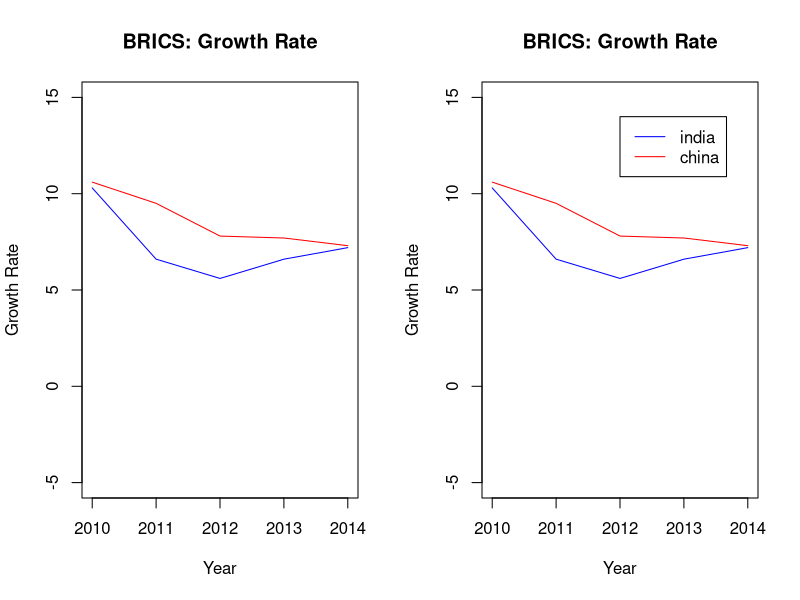
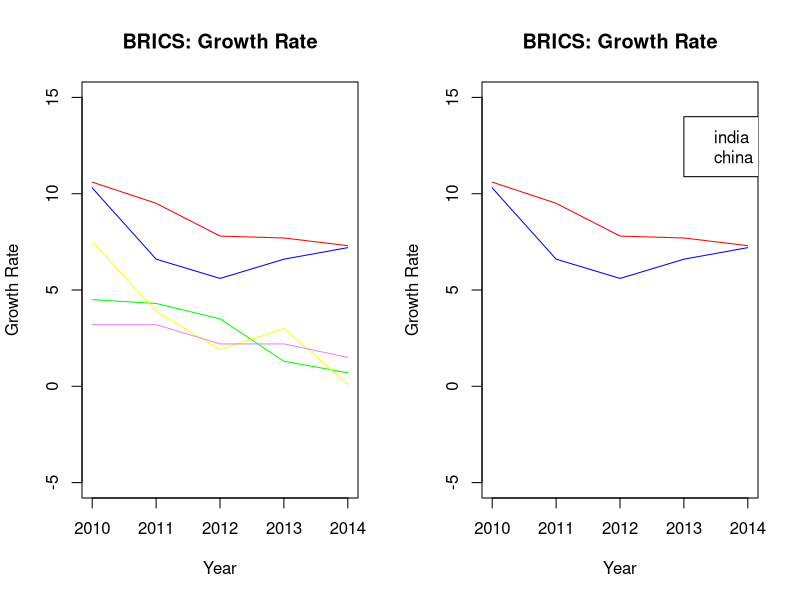
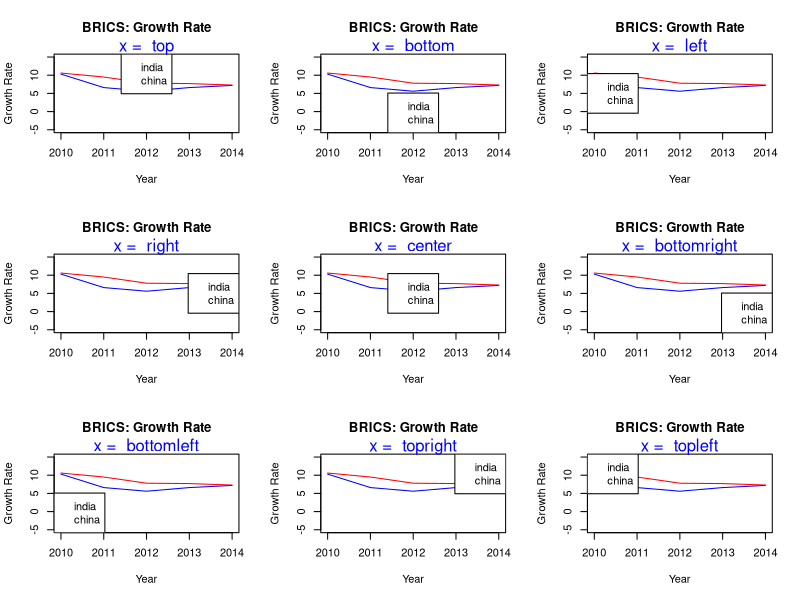
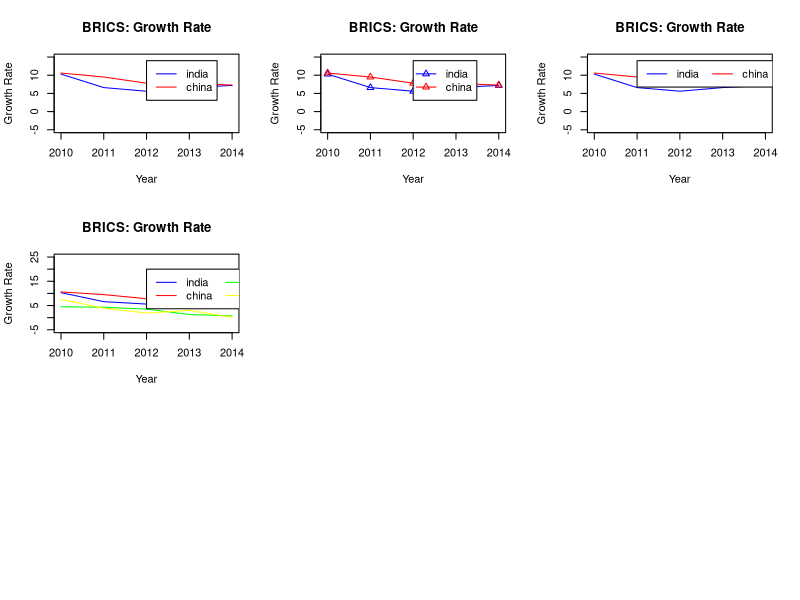
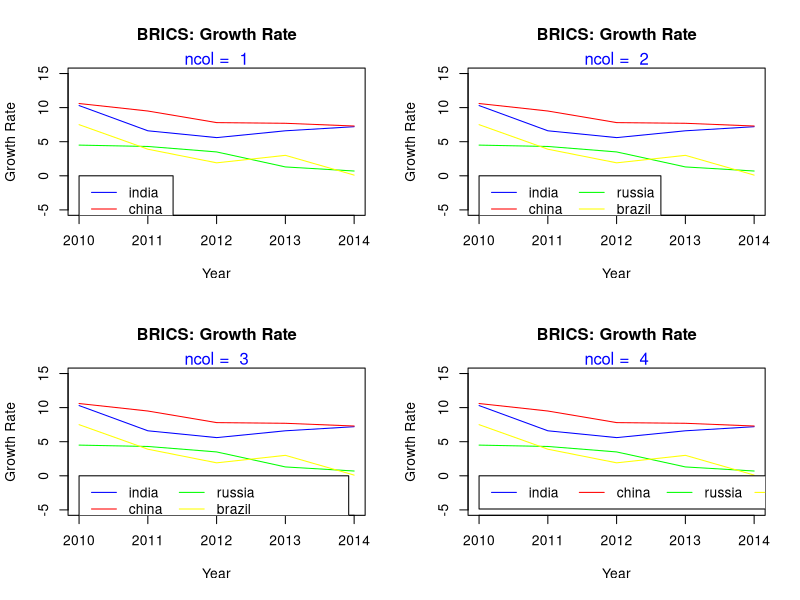
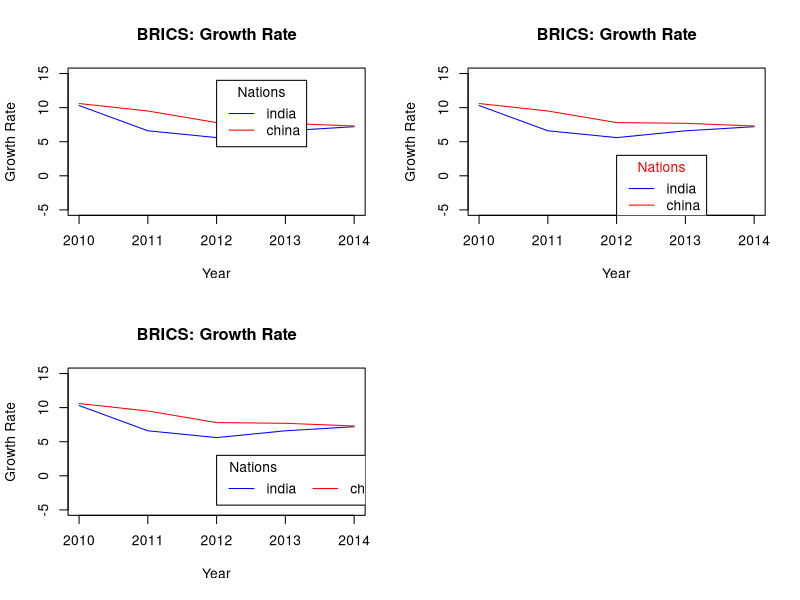
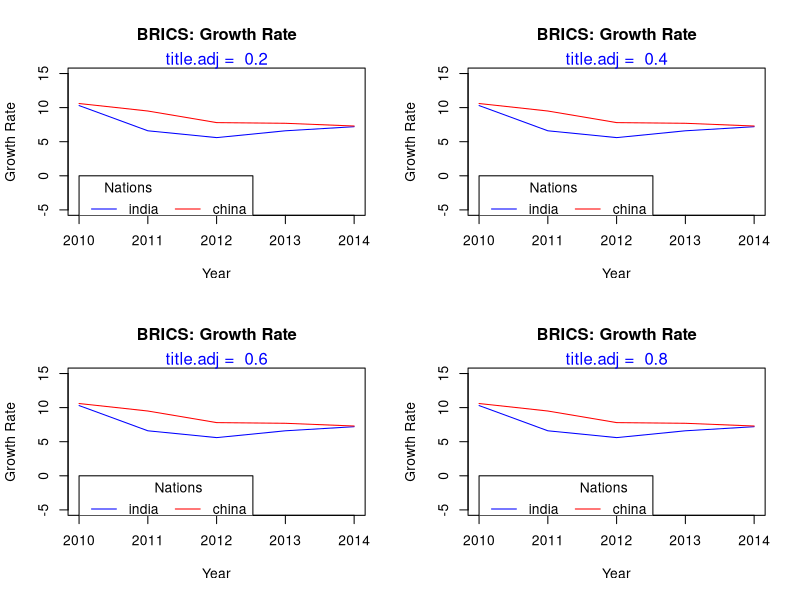
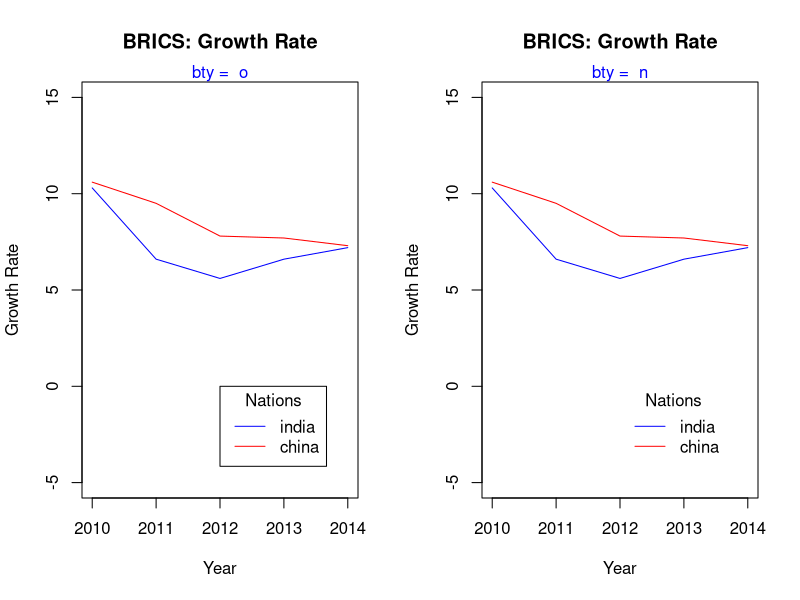

The R source for these figures, in order:
## ---- chunk 1
init <- par(no.readonly = TRUE)
par(mfrow = c(1, 2))
year <- seq(2010, 2014, 1)
india <- c(10.3, 6.6, 5.6, 6.6, 7.2)
china <- c(10.6, 9.5, 7.8, 7.7, 7.3)
russia <- c(4.5, 4.3, 3.5, 1.3, 0.7)
brazil <- c(7.5, 3.9, 1.9, 3.0, 0.1)
s_africa <- c(3.2, 3.2, 2.2, 2.2, 1.5)
gdp <- data.frame(year, india, china, russia, brazil, s_africa, stringsAsFactors = FALSE)
{plot(gdp$year, gdp$india, type = 'l', ylim = c(-5, 15), xlab = 'Year',
      ylab = 'Growth Rate', col = 'blue', main = 'BRICS: Growth Rate')
lines(gdp$year, gdp$china, col = 'red')}
{plot(gdp$year, gdp$india, type = 'l', ylim = c(-5, 15), xlab = 'Year',
      ylab = 'Growth Rate', col = 'blue', main = 'BRICS: Growth Rate')
lines(gdp$year, gdp$china, col = 'red')
legend(x = 2012, y = 14, legend = c('india', 'china'), lty = 1, col = c('blue', 'red'))}
## ---- chunk 2
year <- seq(2010, 2014, 1)
india <- c(10.3, 6.6, 5.6, 6.6, 7.2)
china <- c(10.6, 9.5, 7.8, 7.7, 7.3)
russia <- c(4.5, 4.3, 3.5, 1.3, 0.7)
brazil <- c(7.5, 3.9, 1.9, 3.0, 0.1)
s_africa <- c(3.2, 3.2, 2.2, 2.2, 1.5)
gdp <- data.frame(year, india, china, russia, brazil, s_africa, stringsAsFactors = FALSE)
gdp
## ---- chunk 3
{plot(gdp$year, gdp$india, type = 'l', ylim = c(-5, 15), xlab = 'Year',
      ylab = 'Growth Rate', col = 'blue', main = 'BRICS: Growth Rate')
lines(gdp$year, gdp$china, col = 'red')
lines(gdp$year, gdp$russia, col = 'green')
lines(gdp$year, gdp$brazil, col = 'yellow')
lines(gdp$year, gdp$s_africa, col = 'violet')}
## ---- chunk 4
{plot(gdp$year, gdp$india, type = 'l', ylim = c(-5, 15), xlab = 'Year',
      ylab = 'Growth Rate', col = 'blue', main = 'BRICS: Growth Rate')
lines(gdp$year, gdp$china, col = 'red')
legend(x = 2013, y = 14, legend = c('india', 'china'))}
## ---- chunk 5
init <- par(no.readonly = TRUE)
par(mfrow = c(3, 3))
values <- c('top', 'bottom', 'left', 'right', 'center',
            'bottomright', 'bottomleft', 'topright', 'topleft')
for (i in values) {
  plot(gdp$year, gdp$india, type = 'l',
      ylim = c(-5, 15), xlab = 'Year',
      ylab = 'Growth Rate', col = 'blue',
      main = 'BRICS: Growth Rate')
  lines(gdp$year, gdp$china, col = 'red')
  legend(x = i, legend = c('india', 'china'))
  mtext(paste("x = ", i), side = 3, col = "blue")
}
## ---- chunk 6
{plot(gdp$year, gdp$india, type = 'l', ylim = c(-5, 15), xlab = 'Year',
      ylab = 'Growth Rate', col = 'blue', main = 'BRICS: Growth Rate')
lines(gdp$year, gdp$china, col = 'red')
legend(x = 2012, y = 14, legend = c('india', 'china'), lty = 1, col = c('blue', 'red'))}
## ---- chunk 7
{plot(gdp$year, gdp$india, type = 'l', ylim = c(-5, 15), xlab = 'Year',
      ylab = 'Growth Rate', col = 'blue', main = 'BRICS: Growth Rate')
points(gdp$year, gdp$india, pch = 2, col = 'blue')
lines(gdp$year, gdp$china, col = 'red')
points(gdp$year, gdp$china, pch = 2, col = 'red')
legend(x = 2012, y = 14, legend = c('india', 'china'), lty = 1, pch = 2, col = c('blue', 'red'))}
## ---- chunk 8
{plot(gdp$year, gdp$india, type = 'l', ylim = c(-5, 15), xlab = 'Year',
      ylab = 'Growth Rate', col = 'blue', main = 'BRICS: Growth Rate')
lines(gdp$year, gdp$china, col = 'red')
legend(x = 2011, y = 14, legend = c('india', 'china'), 
      lty = 1, col = c('blue', 'red'), horiz = TRUE)}
## ---- chunk 9
{plot(gdp$year, gdp$india, type = 'l', ylim = c(-5, 25), xlab = 'Year',
      ylab = 'Growth Rate', col = 'blue', main = 'BRICS: Growth Rate')
lines(gdp$year, gdp$china, col = 'red')
lines(gdp$year, gdp$russia, col = 'green')
lines(gdp$year, gdp$brazil, col = 'yellow')
legend(x = 2012, y = 20, legend = c('india', 'china', 'russia', 'brazil'),
       lty = 1, col = c('blue', 'red', 'green', 'yellow'), ncol = 2)}
## ---- chunk 10
init <- par(no.readonly = TRUE)
par(mfrow = c(2, 2))
values <- c(1, 2, 3, 4)
for (i in values) {
  plot(gdp$year, gdp$india, type = 'l',
      ylim = c(-5, 15), xlab = 'Year',
      ylab = 'Growth Rate', col = 'blue',
      main = 'BRICS: Growth Rate')
  lines(gdp$year, gdp$china, col = 'red')
  lines(gdp$year, gdp$russia, col = 'green')
  lines(gdp$year, gdp$brazil, col = 'yellow')
  legend(x = 2010, y = 0, legend = c('india', 'china', 'russia','brazil'),
       lty = 1, col = c('blue', 'red', 'green', 'yellow'),
       ncol = i)
  mtext(paste("ncol = ", i), side = 3, col = "blue")
}
## ---- chunk 11
{plot(gdp$year, gdp$india, type = 'l', ylim = c(-5, 15), xlab = 'Year',
      ylab = 'Growth Rate', col = 'blue', main = 'BRICS: Growth Rate')
lines(gdp$year, gdp$china, col = 'red')
legend(x = 2012, y = 14, legend = c('india', 'china'),
       lty = 1, col = c('blue', 'red'), title = 'Nations')}
## ---- chunk 12
{plot(gdp$year, gdp$india, type = 'l', ylim = c(-5, 15), xlab = 'Year',
      ylab = 'Growth Rate', col = 'blue', main = 'BRICS: Growth Rate')
lines(gdp$year, gdp$china, col = 'red')
legend(x = 2012, y = 3, legend = c('india', 'china'), lty = 1, 
      col = c('blue', 'red'), title = 'Nations', title.col = 'red')}
## ---- chunk 13
{plot(gdp$year, gdp$india, type = 'l', ylim = c(-5, 15), xlab = 'Year',
      ylab = 'Growth Rate', col = 'blue', main = 'BRICS: Growth Rate')
lines(gdp$year, gdp$china, col = 'red')
legend(x = 2012, y = 3, legend = c('india', 'china'), lty = 1, 
      col = c('blue', 'red'), horiz = TRUE, title = 'Nations', title.adj = 0.1)}
## ---- chunk 14
init <- par(no.readonly = TRUE)
par(mfrow = c(2, 2))
values <- c(0.2, 0.4, 0.6, 0.8)
for (i in values) {
  plot(gdp$year, gdp$india, type = 'l',
      ylim = c(-5, 15), xlab = 'Year',
      ylab = 'Growth Rate', col = 'blue',
      main = 'BRICS: Growth Rate')
  lines(gdp$year, gdp$china, col = 'red')
  legend(x = 2010, y = 0, legend = c('india', 'china'),
       lty = 1, col = c('blue', 'red'), horiz = TRUE,
       title = 'Nations', title.adj = i)
  mtext(paste("title.adj = ", i), side = 3, col = "blue")
}
## ---- chunk 15
option <- c('Box Type', 'Background Color', 'Border Line Type',
            'Border Line Width', 'Border Line Color', 
            'Horizontal Justification', 'Vertical Justification',
            'Text Color', 'Text Font')
argument <- c('bty', 'bg', 'box.lty', 'box.lwd', 'box.col',
              'xjust', 'yjust', 'text.col', 'text.font')
values <- c('o, n', 'blue, #0000ff', '1:5', '0.5, 1, 1.5',
            'blue, #0000ff', '0:1', '0:1', 'blue, #0000ff',
            '1:5')
legend <- data.frame(option, argument, values)
knitr::kable(legend, format = "markdown", caption = "Legend Box Options")
## ---- chunk 16
init <- par(no.readonly = TRUE)
par(mfrow = c(1, 2))
values <- c('o', 'n')
for (i in values) {
  plot(gdp$year, gdp$india, type = 'l',
      ylim = c(-5, 15), xlab = 'Year',
      ylab = 'Growth Rate', col = 'blue',
      main = 'BRICS: Growth Rate')
  lines(gdp$year, gdp$china, col = 'red')
  legend(x = 2012, y = 0, legend = c('india', 'china'),
       lty = 1, col = c('blue', 'red'), bty = i,
       title = 'Nations')
  mtext(paste("bty = ", i), side = 3, col = "blue")
}
## ---- chunk 17
{plot(gdp$year, gdp$india, type = 'l', ylim = c(-8, 15), xlab = 'Year',
      ylab = 'Growth Rate', col = 'blue', main = 'BRICS: Growth Rate')
lines(gdp$year, gdp$china, col = 'red')
legend(x = 2012, y = 3, legend = c('india', 'china'),
       lty = 1, col = c('blue', 'red'), bg = '#ffff66', title = 'Nations')}
## ---- chunk 18
{plot(gdp$year, gdp$india, type = 'l', ylim = c(-8, 15), xlab = 'Year',
      ylab = 'Growth Rate', col = 'blue', main = 'BRICS: Growth Rate')
lines(gdp$year, gdp$china, col = 'red')
legend(x = 2012, y = 3, legend = c('india', 'china'),
       lty = 1, col = c('blue', 'red'), title = 'Nations',
       box.lty = 3, box.lwd = 1.5, box.col = 'green')}
## ---- chunk 19
init <- par(no.readonly = TRUE)
par(mfrow = c(1, 3))
values <- c(0, 0.5, 1)
for (i in values) {
  plot(gdp$year, gdp$india, type = 'l',
      ylim = c(-5, 15), xlab = 'Year',
      ylab = 'Growth Rate', col = 'blue',
      main = 'BRICS: Growth Rate')
  lines(gdp$year, gdp$china, col = 'red')
  legend(x = 2012, y = 0, legend = c('india', 'china'),
       lty = 1, col = c('blue', 'red'), xjust = i,
       title = 'Nations')
  mtext(paste("xjust = ", i), side = 3, col = "blue")
}
## ---- chunk 20
init <- par(no.readonly = TRUE)
par(mfrow = c(1, 3))
values <- c(0, 0.5, 1)
for (i in values) {
  plot(gdp$year, gdp$india, type = 'l',
      ylim = c(-5, 15), xlab = 'Year',
      ylab = 'Growth Rate', col = 'blue',
      main = 'BRICS: Growth Rate')
  lines(gdp$year, gdp$china, col = 'red')
  legend(x = 2012, y = 0, legend = c('india', 'china'),
       lty = 1, col = c('blue', 'red'), yjust = i,
       title = 'Nations')
  mtext(paste("xjust = ", i), side = 3, col = "blue")
}
## ---- chunk 21
{plot(gdp$year, gdp$india, type = 'l', ylim = c(-8, 15), xlab = 'Year',
      ylab = 'Growth Rate', col = 'blue', main = 'BRICS: Growth Rate')
lines(gdp$year, gdp$china, col = 'red')
legend(x = 2012, y = 3, legend = c('india', 'china'),
       lty = 1, col = c('blue', 'red'), title = 'Nations',
       text.col = 'green', text.font = 3)}
